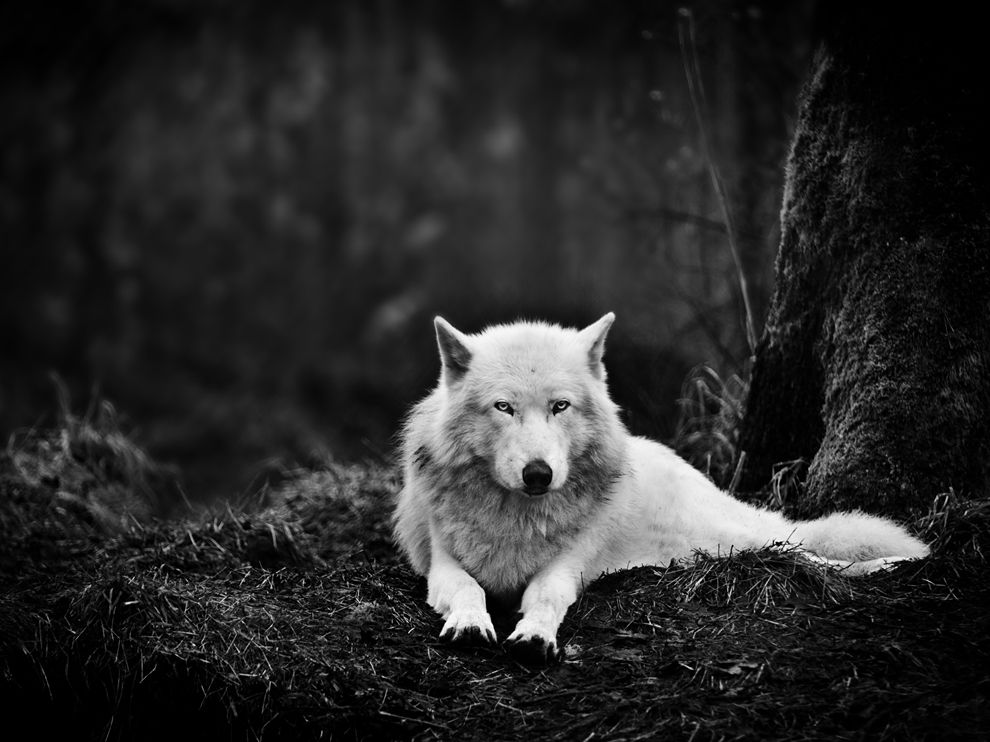
#> input picture 4.Image Processing/4.15.object_detection/inputs/wolf.jpg, 990 x 742 px
$ jupyter execute --allow-errors object_detection.ipynb
#> lines starting #> are read from the running program, lines starting #| are printed output that depends on the picture; after the words box and inside, x2 and y2 are one past the last pixel; in counts of white or black regions, pixels touching at a corner belong together
[cell 1]
import cv2
import numpy as np
import matplotlib.pyplot as plt

[cell 2]
image = cv2.imread("inputs/wolf.jpg", cv2.IMREAD_GRAYSCALE)
#> image is the input picture: shape (742, 990); min 0, max 255, mean 41.2
plt.imshow(image, cmap="gray")
plt.show()

[cell 3]
_, image_thresh = cv2.threshold(image, 115, 255, cv2.THRESH_BINARY)
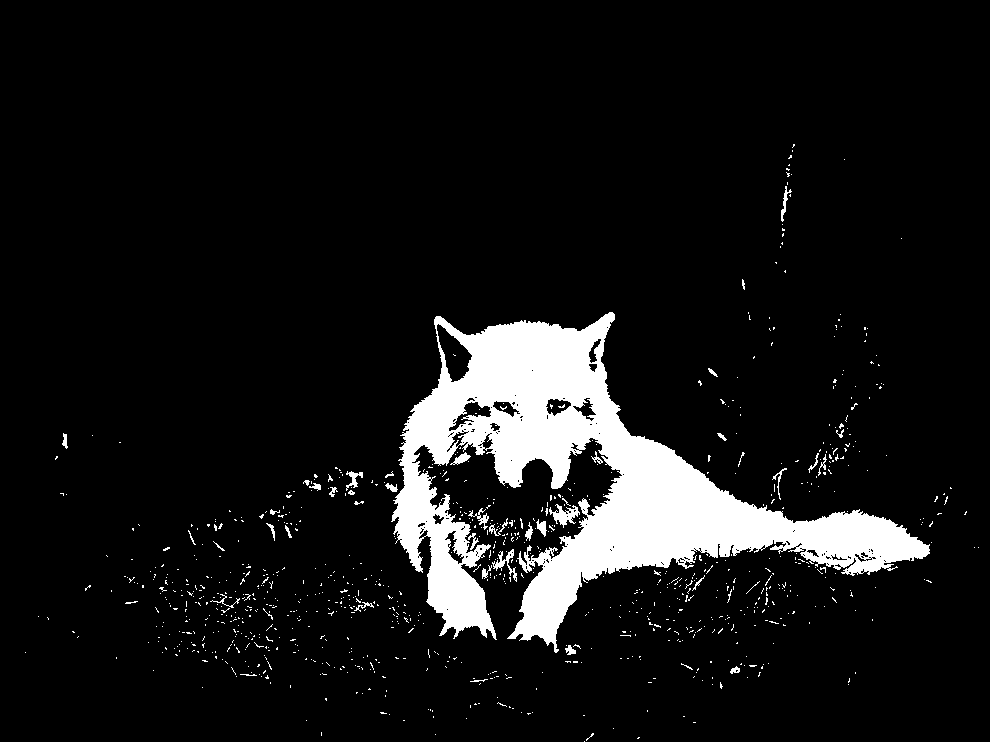
#> image_thresh: shape (742, 990); 8.7% white; 935 white regions (892 under 20 px)
plt.imshow(image_thresh, cmap="gray")
plt.show()

[cell 4]
contours, _ = cv2.findContours(image_thresh, cv2.RETR_EXTERNAL, cv2.CHAIN_APPROX_SIMPLE)
#> contours = 927 contours, 900 with area under 20; largest, box (x1, y1, x2, y2) and area: (391, 312, 930, 653) 59816, (549, 504, 580, 528) 261, (492, 549, 517, 582) 150, (450, 452, 471, 465) 96, (346, 471, 363, 491) 90
print(contours)
#> (printed output is left out)

[cell 5]
result = image.copy()

for contour in contours:
    if cv2.contourArea(contour) > 1000:
        x, y, w, h = cv2.boundingRect(contour)
        cv2.rectangle(result, (x, y), (x+w, y+h), (255, 255, 255), 3)
#> this loop made 927 passes
#> (x, y, w, h) on pass 907: (391, 312, 539, 341)
#> contour on passes 1, 2, 3, 5, 6, 7: [[584, 741]], [[638, 737], [637, 738], [638, 738], [639, 737]], [[435, 734]], [[321, 732], [321, 735]], [[613, 728]], [[693, 722], [695, 722]]
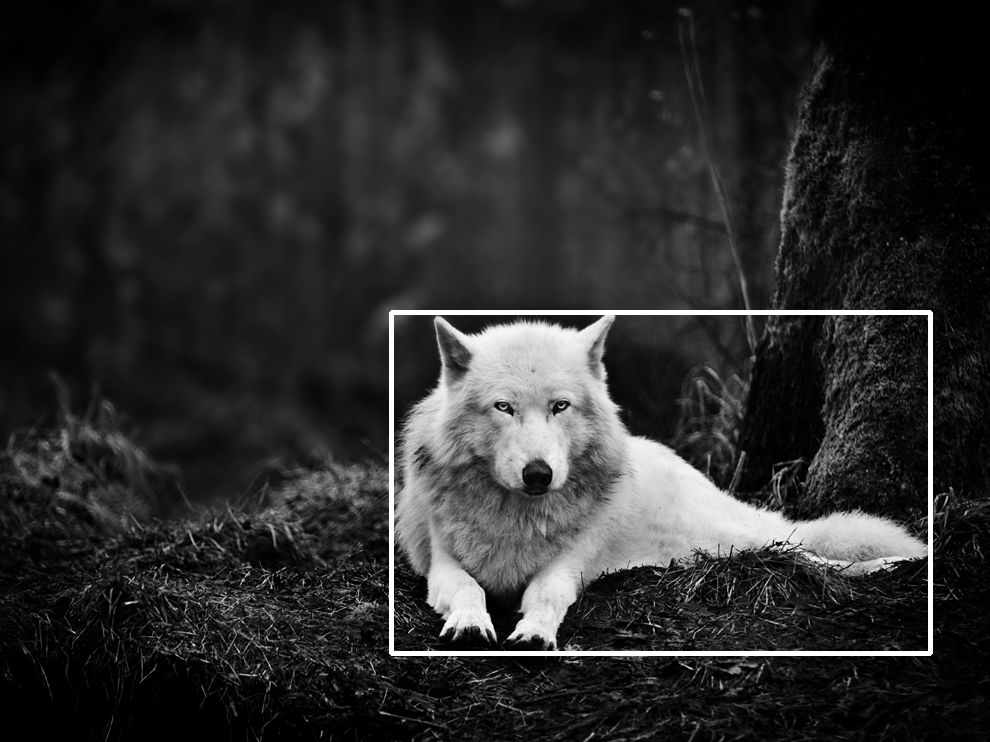
#> result: shape (742, 990); 1.2% of pixels changed, all inside (x1, y1, x2, y2) = (389, 310, 933, 656)

plt.imshow(result, cmap="gray")
plt.show()

[cell 6]
image_coins = cv2.imread("inputs/coins.jpg", cv2.IMREAD_GRAYSCALE)
plt.axis('off')
#> (the rest of this cell did not finish here and is left out)

[cell 7]
_, image_coins_thresh = cv2.threshold(image_coins, 90, 255, cv2.THRESH_BINARY)
plt.axis('off')
#> (the rest of this cell did not finish here and is left out)

[cell 8]
contours, hierarchy = cv2.findContours(image_coins_thresh, cv2.RETR_TREE, cv2.CHAIN_APPROX_SIMPLE)
#> contours = []
len(contours)
#> Out = 0
